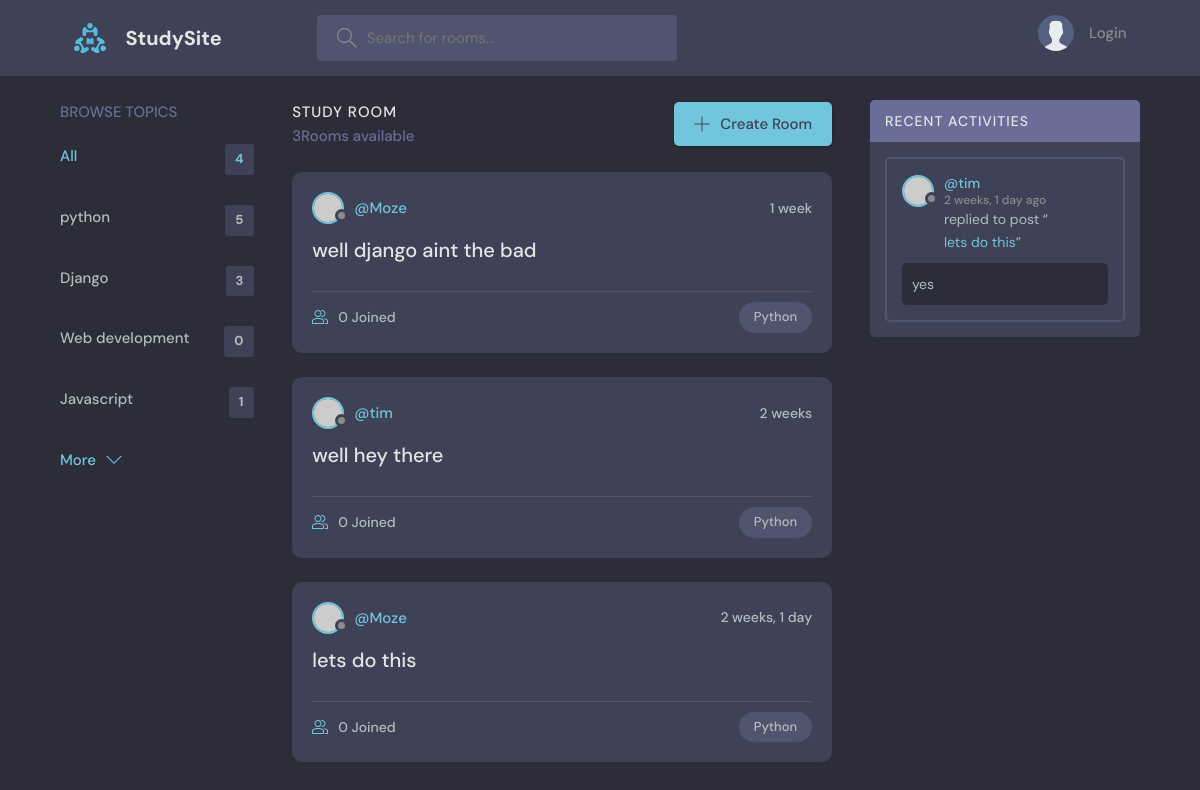
Screenshot of /?q=Django with the database file from the repository.
### base/models.py (models this page shows, shortened)
class Topic(models.Model):
    name = models.CharField(max_length=200)

class Room(models.Model):
    host =models.ForeignKey(User,on_delete=models.CASCADE)
    topic =models.ForeignKey(Topic,on_delete=models.SET_NULL,null=True)
    name = models.CharField(max_length=200)
    description = models.TextField(null=True,blank=True)
    participants = models.ManyToManyField(User,related_name='participants',blank=True)
    updated = models.DateTimeField(auto_now=True)
    created = models.DateTimeField(auto_now_add=True)
    class Meta:
        ordering = ['-updated','-created']
    def __str__(self):
        return self.name

class Message(models.Model):
    user = models.ForeignKey(User,on_delete=models.CASCADE)
    room = models.ForeignKey(Room, on_delete=models.CASCADE)
    body = models.TextField()
    updated = models.DateTimeField(auto_now=True)
    created = models.DateTimeField(auto_now_add=True)
    class Meta:
        ordering = ['-updated','-created']

### base/views.py (the view)
# urls.py: path('', views.home,name="home"),
def home(request):
    q = request.GET.get('q') if request.GET.get('q') !=None else ''
    rooms = Room.objects.filter(
        Q(topic__name__icontains=q)|
        Q(name__icontains=q)|
         Q(description__icontains=q)
        )
    topics = Topic.objects.all()
    room_count = rooms.count()
    room_messages = Message.objects.filter(Q(room__topic__name__icontains=q))
    context = {'rooms':rooms,'topics':topics,'room_count':room_count,'room_messages':room_messages}
    return render(request,'base/home.html',context)

### base/templates/base/home.html (shortened to what this page needs)
{% extends 'main.html' %}
{% block content %}
    <main class="layout layout--3">
      <div class="container">
        {% include 'base/topic_components.html' %}
        <div class="roomList">
          <div class="roomList__header">
            <div>
              <h2>Study Room</h2>
              <p>{{room_count }}Rooms available</p>
            </div>
            <a class="btn btn--main" href="{%url 'create-room' %}">
              <svg version="1.1" xmlns="http://www.w3.org/2000/svg" width="32" height="32" viewBox="0 0 32 32">
                <title>add</title>
                <path
                  d="M16.943 0.943h-1.885v14.115h-14.115v1.885h14.115v14.115h1.885v-14.115h14.115v-1.885h-14.115v-14.115z"
                ></path>
              </svg>
              Create Room
            </a>
          </div>
          {% include 'base/feed_component.html' %}
        </div>
        {% include 'base/activity_component.html' %}
      </div>
    </main>
    {% endblock %}

### base/templates/base/topic_components.html
<div class="topics">
    <div class="topics__header">
      <h2>Browse Topics</h2>
    </div>
    <ul class="topics__list">
      <li>
        <a href="{% url 'home' %}" class="active">All <span>{{topics.count}}</span></a>
      </li>
      {% for topic in topics %}
      <li>
        <a href="{% url 'home' %}?q={{topic.name}}">{{topic.name}} <span>{{topic.room_set.all.count}}</span></a>
      </li>
      {% endfor %}
    </ul>
    <a class="btn btn--link" href="topics.html">
      More
      <svg version="1.1" xmlns="http://www.w3.org/2000/svg" width="32" height="32" viewBox="0 0 32 32">
        <title>chevron-down</title>
        <path d="M16 21l-13-13h-3l16 16 16-16h-3l-13 13z"></path>
      </svg>
    </a>
  </div>

### base/templates/base/feed_component.html
{% for room in rooms%}
<div class="roomListRoom">
    <div class="roomListRoom__header">
      <a href="{% url 'user-profile' room.host.id %}" class="roomListRoom__author">
        <div class="avatar avatar--small">
          <img src="https://randomuser.me/api/portraits/women/11.jpg" />
        </div>
        <span>@{{room.host.username}}</span>
      </a>
      <div class="roomListRoom__actions">
        <span>{{room.created|timesince}}</span>
      </div>
    </div>
    <div class="roomListRoom__content">
      <a href="{%url 'room' room.id%}">{{room.name}}</a>
    </div>
    <div class="roomListRoom__meta">
      <a href="{%url 'room' room.id%}" class="roomListRoom__joined">
        <svg version="1.1" xmlns="http://www.w3.org/2000/svg" width="32" height="32" viewBox="0 0 32 32">
          <title>{{room.topic.name}}</title>
          <path
            d="M30.539 20.766c-2.69-1.547-5.75-2.427-8.92-2.662 0.649 0.291 1.303 0.575 1.918 0.928 0.715 0.412 1.288 1.005 1.71 1.694 1.507 0.419 2.956 1.003 4.298 1.774 0.281 0.162 0.456 0.487 0.456 0.85v4.65h-4v2h5c0.553 0 1-0.447 1-1v-5.65c0-1.077-0.56-2.067-1.461-2.584z"
          ></path>
          <path
            d="M22.539 20.766c-6.295-3.619-14.783-3.619-21.078 0-0.901 0.519-1.461 1.508-1.461 2.584v5.65c0 0.553 0.447 1 1 1h22c0.553 0 1-0.447 1-1v-5.651c0-1.075-0.56-2.064-1.461-2.583zM22 28h-20v-4.65c0-0.362 0.175-0.688 0.457-0.85 5.691-3.271 13.394-3.271 19.086 0 0.282 0.162 0.457 0.487 0.457 0.849v4.651z"
          ></path>
          <path
            d="M19.502 4.047c0.166-0.017 0.33-0.047 0.498-0.047 2.757 0 5 2.243 5 5s-2.243 5-5 5c-0.168 0-0.332-0.030-0.498-0.047-0.424 0.641-0.944 1.204-1.513 1.716 0.651 0.201 1.323 0.331 2.011 0.331 3.859 0 7-3.141 7-7s-3.141-7-7-7c-0.688 0-1.36 0.131-2.011 0.331 0.57 0.512 1.089 1.075 1.513 1.716z"
          ></path>
          <path
            d="M12 16c3.859 0 7-3.141 7-7s-3.141-7-7-7c-3.859 0-7 3.141-7 7s3.141 7 7 7zM12 4c2.757 0 5 2.243 5 5s-2.243 5-5 5-5-2.243-5-5c0-2.757 2.243-5 5-5z"
          ></path>
        </svg>
        {{room.participants.all.count}} Joined
      </a>
      <p class="roomListRoom__topic">Python</p>
    </div>
  </div>
    {%endfor%}

### base/templates/base/activity_component.html (shortened to what this page needs)
<div class="activities">
    <div class="activities__header">
      <h2>Recent Activities</h2>
    </div>
    {% for message in room_messages %}
    <div class="activities__box">
      <div class="activities__boxHeader roomListRoom__header">
        <a href="{% url 'user-profile' message.user.id %}" class="roomListRoom__author">
          <div class="avatar avatar--small">
            <img src="https://randomuser.me/api/portraits/women/11.jpg" />
          </div>
          <p>
            @{{message.user}}
            <span>{{message.created|timesince}} ago</span>
          </p>
        </a>
      </div>
      <div class="activities__boxContent">
        <p>replied to post “<a href="{% url 'room' message.room.id %}">{{message.room}}</a>”</p>
        <div class="activities__boxRoomContent">
            {{message.body}}
        </div>
      </div>
    </div>
    {% endfor %}
  </div>

### rows the page displays
Topic: name "python", room_set.all.count "5"
Topic: name "Django", room_set.all.count "3"
Topic: name "Web development", room_set.all.count "0"
Topic: name "Javascript", room_set.all.count "1"
Room: host.username "Moze", created "1 week", name "well django aint the bad", participants.all.count "0"
Room: host.username "tim", created "2 weeks", name "well hey there", participants.all.count "0"
Room: host.username "Moze", created "2 weeks, 1 day", name "lets do this", participants.all.count "0"
Message: user "tim", created "2 weeks, 1 day", room "lets do this", body "yes"

### other values shown
{{ topics.count }} "4"
{{ room_count }} "3"
